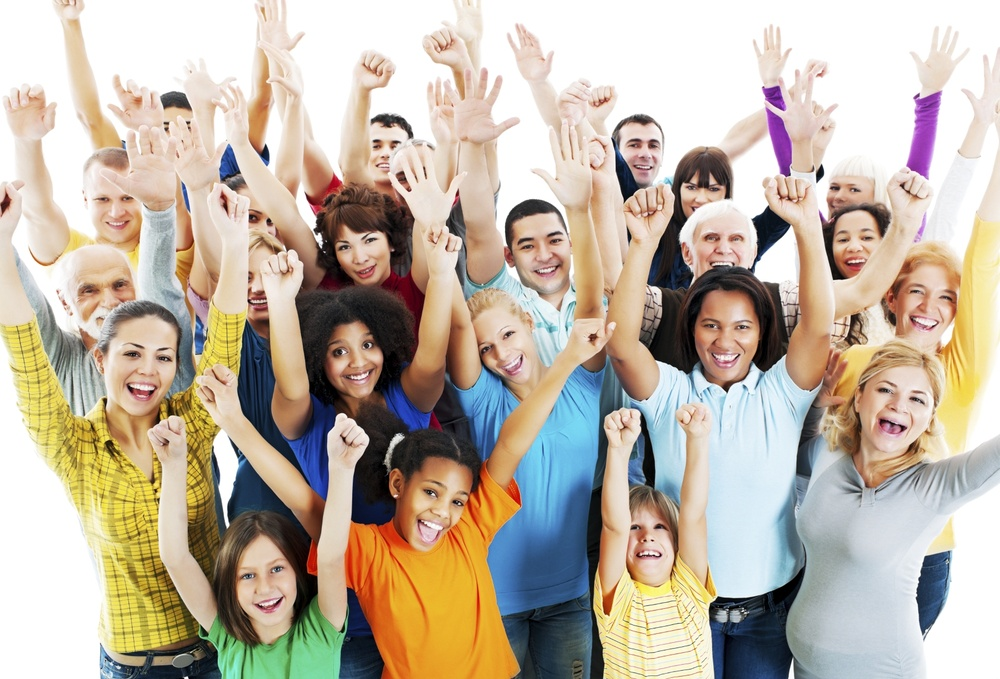
#> input picture src/Face_detection/Mon_image.jpg, 1000 x 679 px, shrunk from 1681 x 1142 before the run
$ python -i color_detect.py   (imports and definitions only)   (Python 2 division)
#> lines starting #> are read from the running program, lines starting #| are printed output that depends on the picture; after the words box and inside, x2 and y2 are one past the last pixel; in counts of white or black regions, pixels touching at a corner belong together
#> further down, picture is the input picture: shape (679, 1000, 3); mean B, G, R 164.9, 180.5, 192.1
from constance import *

ORIGIN_IMG = 'origin'
MASKED_IMG = 'masked'
FILTERED_IMG = 'filtered'
MAX_SIZE = (40 * 40)
K_SIZE = (5, 5)


class ColorDetect:
    def __init__(self):
        self._click_position = (0, 0)
        self._upper_color = np.array([0, 0, 0])
        self._lower_color = np.array([0, 0, 0])
        self._tolerance = np.array([0.40, 0.40, 0.40])
        self._img = None
        self._masked_img = None
        self._filtered_img = None
        self._contours = None

    # --------------------------------------- #
    # ----------- PRIVATE METHODS ----------- #
    # --------------------------------------- #

    def _set_pixel_color_thresh(self, pixel_color):
        # Set lower and upper thresholds
        self._upper_color = np.array([pixel_color[0] * (1 + self._tolerance[0]),
                                      pixel_color[1] * (1 + self._tolerance[1]),
                                      pixel_color[2] * (1 + self._tolerance[2])])
        self._lower_color = np.array([pixel_color[0] * (1 - self._tolerance[0]),
                                      pixel_color[1] * (1 - self._tolerance[1]),
                                      pixel_color[2] * (1 - self._tolerance[2])])

    def _on_mouse(self, event, x, y, flag, param):
        if event == cv2.EVENT_LBUTTONDOWN:
            # Get mouse position
            self._click_position = (y, x)

    def _opening_op(self, k_size):
        kernel = cv2.getStructuringElement(cv2.MORPH_RECT, k_size)
        open_img = cv2.morphologyEx(self._masked_img, cv2.MORPH_OPEN, kernel)
        return open_img

    def initialize(self):
        cv2.namedWindow(ORIGIN_IMG)
        cv2.namedWindow(FILTERED_IMG)
        cv2.setMouseCallback(FILTERED_IMG, self._on_mouse)

    # --------------------------------------- #
    # ------------ PUBLIC METHODS ----------- #
    # --------------------------------------- #

    def run(self, img):
        self._img = img
        blurred_img = cv2.GaussianBlur(self._img, (11, 11), 5)
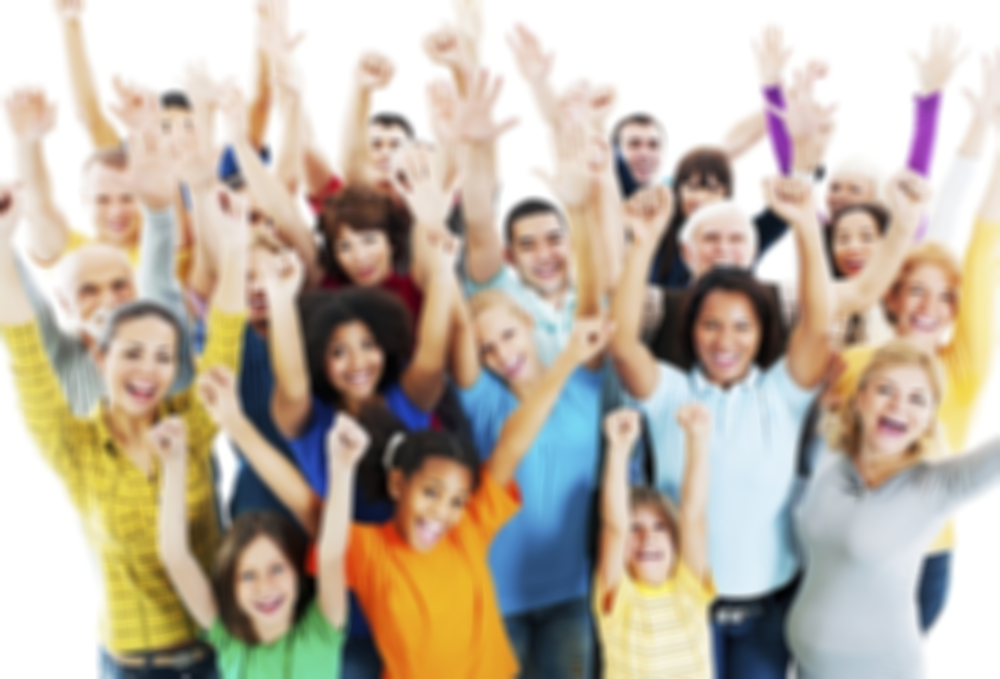
#> blurred_img: shape (679, 1000, 3); mean B, G, R 164.9, 180.5, 192.1
        self._filtered_img = cv2.cvtColor(blurred_img, cv2.COLOR_BGR2HSV)
#> self._filtered_img: shape (679, 1000, 3); mean H, S, V 33.4, 61.9, 200
        self._set_pixel_color_thresh(self._filtered_img[self._click_position])
#> in _set_pixel_color_thresh, `self._upper_color = np.array([pixel_color[0] * (1 + self._tolerance[0]..`: self._upper_color = [0, 0, 357]
#> in _set_pixel_color_thresh, `self._lower_color = np.array([pixel_color[0] * (1 - self._tolerance[0]..`: self._lower_color = [0, 0, 153]
        self._masked_img = cv2.inRange(self._filtered_img, self._lower_color, self._upper_color)
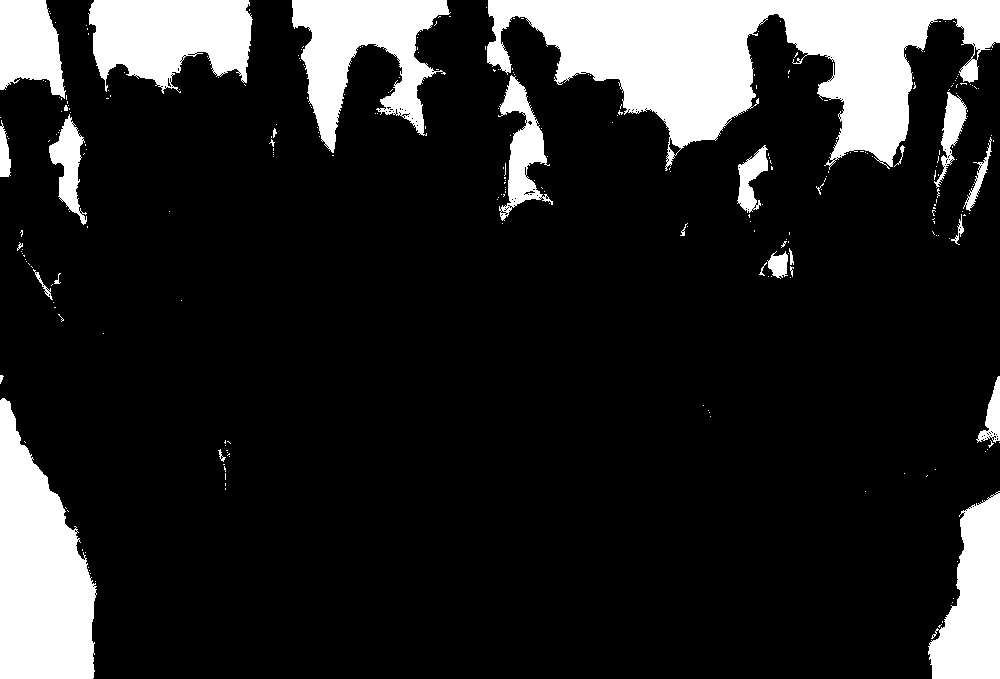
#> self._masked_img: shape (679, 1000); 15.8% white; 278 white regions (250 under 20 px), largest, box (x1, y1, x2, y2) and area: (487, 0, 1000, 171) 42399, (0, 398, 97, 679) 18381, (292, 0, 451, 153) 11594
        self._masked_img = self._opening_op(K_SIZE)
#> in _opening_op, `open_img = cv2.morphologyEx(self._masked_img, cv2.MORPH_OPEN, kernel)`:
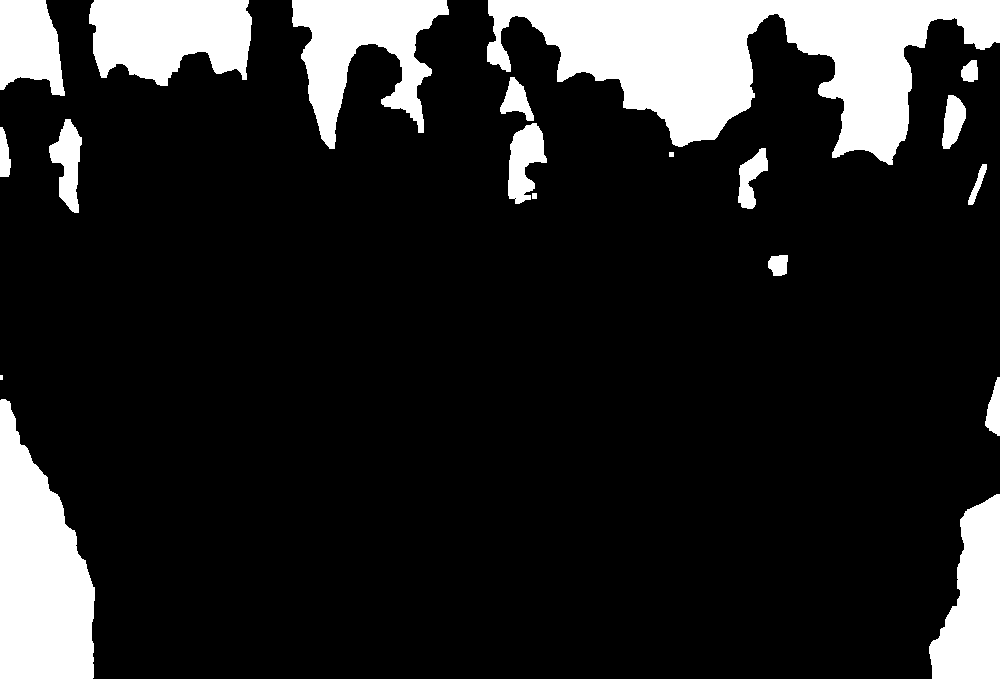
#> open_img: shape (679, 1000); 15.2% white; 19 white regions (1 under 20 px), largest, box (x1, y1, x2, y2) and area: (487, 0, 1000, 165) 41364, (0, 399, 95, 679) 18295, (292, 0, 449, 149) 11200

    def set_tolerance(self, val):
        self._tolerance = val

    def display(self, show_mask=False):
        cv2.imshow(ORIGIN_IMG, self._img)
        cv2.imshow(FILTERED_IMG, self._filtered_img)
        if show_mask:
            cv2.imshow(MASKED_IMG, self._masked_img)

    def draw_contours(self, color=GREEN, thickness=3, filtered=False, show_center=False):
        _, self._contours, _ = cv2.findContours(self._masked_img, cv2.RETR_TREE, cv2.CHAIN_APPROX_SIMPLE)
        if filtered:
            if len(self._contours) != 0:
                for i in xrange(len(self._contours)):
                    # Finding the center of a contour
                    moment = cv2.moments(self._contours[i])
                    if moment['m00'] > MAX_SIZE:
                        cx = int(moment['m10'] / moment['m00'])
                        cy = int(moment['m01'] / moment['m00'])
                        if show_center:
                            cv2.circle(self._img, (cx, cy), 3, RED)
                        cv2.drawContours(self._img, self._contours, i, color, thickness=thickness)
        else:
            cv2.drawContours(self._img, self._contours, ALL_CONTOURS, color, thickness=thickness)
            print len(self._contours)


# [14 lines not run here, left out]

>>> import cv2
>>> picture = cv2.imread('Face_detection/Mon_image.jpg')
>>> result = ColorDetect().run(picture)

$ run again, on src/Face_detection/sachin.jpg
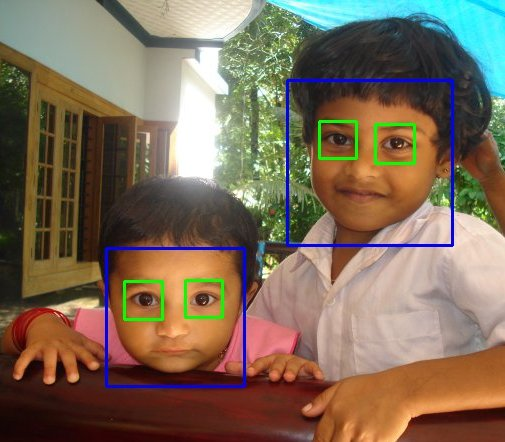
#> input picture src/Face_detection/sachin.jpg, 505 x 442 px
#> picture is the input picture: shape (442, 505, 3); mean B, G, R 87.8, 107.3, 125.1
#> in run, `blurred_img = cv2.GaussianBlur(self._img, (11, 11), 5)`:
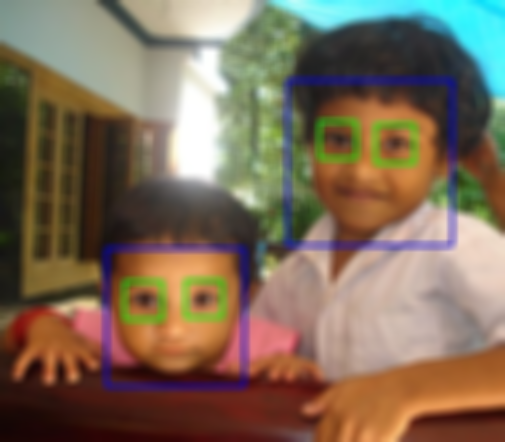
#> blurred_img: shape (442, 505, 3); mean B, G, R 87.8, 107.3, 125.1
#> self._filtered_img: shape (442, 505, 3); mean H, S, V 35.2, 113.5, 135.7
#> self._upper_color = [112, 56, 203]
#> self._lower_color = [48, 24, 87]
#> self._masked_img: shape (442, 505); 2.6% white; 47 white regions (29 under 20 px), largest, box (x1, y1, x2, y2) and area: (0, 0, 80, 79) 3300, (220, 35, 244, 100) 510, (67, 25, 100, 80) 333
#> in _opening_op, `open_img = cv2.morphologyEx(self._masked_img, cv2.MORPH_OPEN, kernel)`:
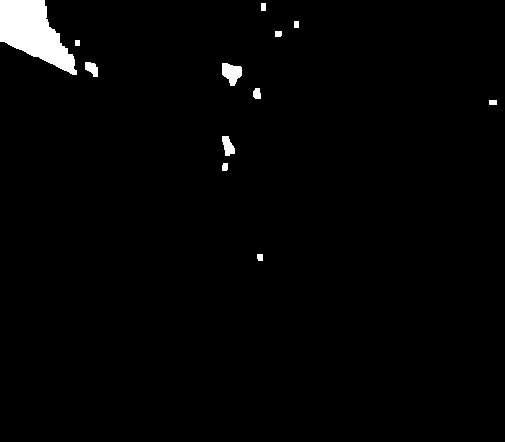
#> open_img: shape (442, 505); 1.9% white; 12 white regions, largest, box (x1, y1, x2, y2) and area: (0, 0, 77, 75) 3215, (222, 63, 242, 86) 312, (222, 136, 235, 156) 172
